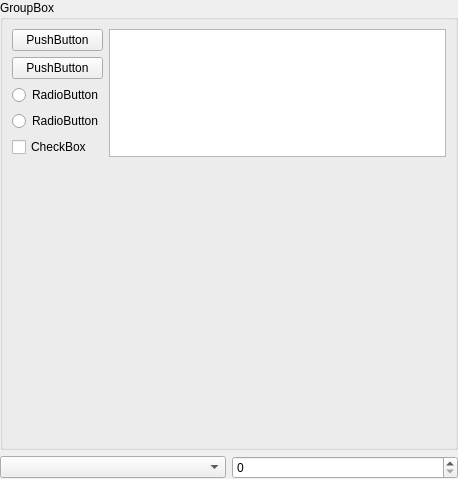
<?xml version="1.0" encoding="UTF-8"?>
<ui version="4.0">
 <class>CTranslationManagerSettingsPage</class>
 <widget class="QWidget" name="CTranslationManagerSettingsPage">
  <property name="geometry">
   <rect>
    <x>0</x>
    <y>0</y>
    <width>458</width>
    <height>479</height>
   </rect>
  </property>
  <property name="windowTitle">
   <string>Form</string>
  </property>
  <layout class="QGridLayout" name="gridLayout_2">
   <property name="margin">
    <number>0</number>
   </property>
   <item row="0" column="0" colspan="2">
    <widget class="QGroupBox" name="groupBox">
     <property name="title">
      <string>GroupBox</string>
     </property>
     <layout class="QGridLayout" name="gridLayout">
      <item row="0" column="0">
       <widget class="QPushButton" name="pushButton">
        <property name="text">
         <string>PushButton</string>
        </property>
       </widget>
      </item>
      <item row="0" column="1" rowspan="5">
       <widget class="QListView" name="listView"/>
      </item>
      <item row="1" column="0">
       <widget class="QPushButton" name="pushButton_2">
        <property name="text">
         <string>PushButton</string>
        </property>
       </widget>
      </item>
      <item row="2" column="0">
       <widget class="QRadioButton" name="radioButton">
        <property name="text">
         <string>RadioButton</string>
        </property>
       </widget>
      </item>
      <item row="3" column="0">
       <widget class="QRadioButton" name="radioButton_2">
        <property name="text">
         <string>RadioButton</string>
        </property>
       </widget>
      </item>
      <item row="4" column="0">
       <widget class="QCheckBox" name="checkBox">
        <property name="text">
         <string>CheckBox</string>
        </property>
       </widget>
      </item>
      <item row="5" column="1">
       <spacer name="verticalSpacer">
        <property name="orientation">
         <enum>Qt::Vertical</enum>
        </property>
        <property name="sizeHint" stdset="0">
         <size>
          <width>20</width>
          <height>40</height>
         </size>
        </property>
       </spacer>
      </item>
     </layout>
    </widget>
   </item>
   <item row="1" column="0">
    <widget class="QComboBox" name="comboBox"/>
   </item>
   <item row="1" column="1">
    <widget class="QSpinBox" name="spinBox"/>
   </item>
  </layout>
 </widget>
 <resources>
  <include location="../../object_viewer_qt.qrc"/>
 </resources>
 <connections/>
</ui>
